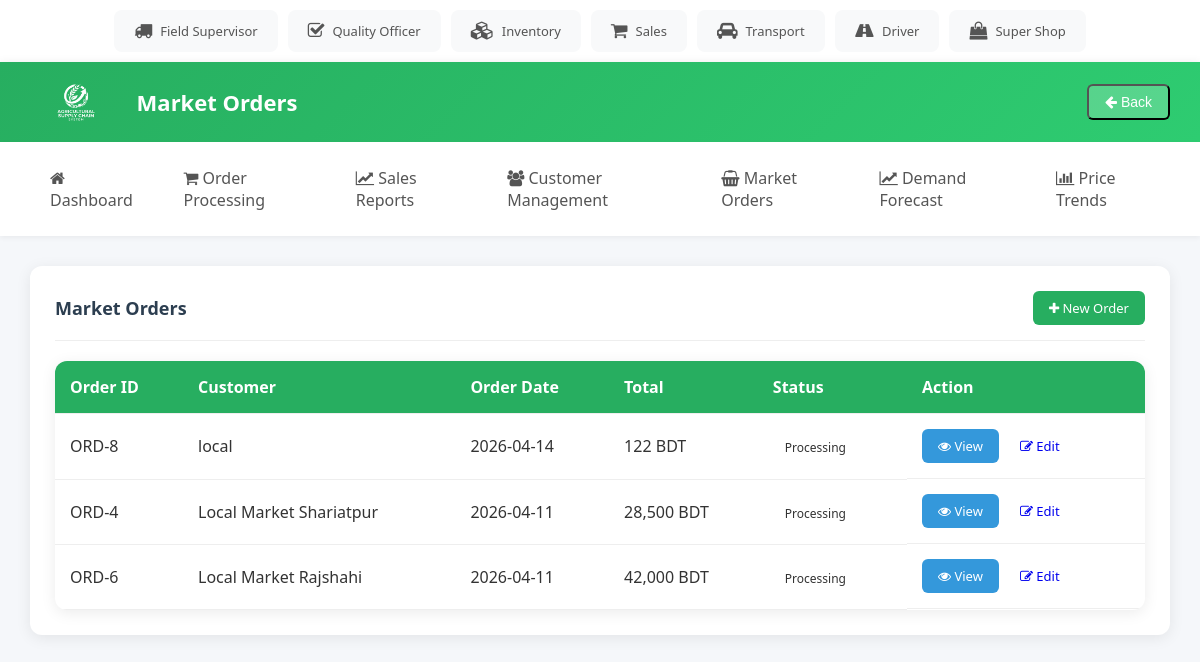
The page /sales_manager/market_orders.php on the database its author committed.
### tables this page shows
CREATE TABLE `Orders` (
  `order_id` int(11) NOT NULL,
  `customer_id` int(11) DEFAULT NULL,
  `sales_manager_id` int(11) DEFAULT NULL,
  `order_date` timestamp NOT NULL DEFAULT current_timestamp(),
  `status` enum('Pending','Verified','Processing','Shipped','Delivered') DEFAULT 'Pending',
  `total_amount` decimal(12,2) DEFAULT NULL
);

CREATE TABLE `Customers` (
  `customer_id` int(11) NOT NULL,
  `customer_name` varchar(100) NOT NULL,
  `customer_type` enum('Super Shop','Local Market') NOT NULL,
  `address` text DEFAULT NULL
);

### sales_manager/market_orders.php (the view, shortened to what this page needs)
<!DOCTYPE html>
<html lang="en">
  <head>
    <link rel="stylesheet" href="../style.css" />
    <link
      rel="stylesheet"
      href="https://cdnjs.cloudflare.com/ajax/libs/font-awesome/4.7.0/css/font-awesome.min.css"
    />
  </head>
  <body>
    <?php
    $marketOrders = [];
    try {
        $conn = new mysqli('localhost', 'root', '', 'dbms_scms');
        if (!$conn->connect_error) {
            $sql = "SELECT o.order_id, c.customer_name, o.total_amount, o.status, o.order_date
                    FROM Orders o
                    JOIN Customers c ON o.customer_id = c.customer_id
                    WHERE c.customer_type = 'Local Market'
                    ORDER BY o.order_date DESC";
            $result = $conn->query($sql);
            if ($result) {
                while ($row = $result->fetch_assoc()) {
                    $marketOrders[] = $row;
                }
            }
        }
    } catch (Exception $e) {
        $dbConnected = false;
    }
    ?>
    <main>
      <div class="card">
        <div class="card-header">
          <span class="card-title">Market Orders</span>
          <a href="add_market_order.php" class="btn btn-primary">
            <i class="fa fa-plus"></i> New Order
          </a>
        </div>
        <table>
          <tr>
            <th>Order ID</th>
            <th>Customer</th>
            <th>Order Date</th>
            <th>Total</th>
            <th>Status</th>
            <th>Action</th>
          </tr>
          <?php
          if (!empty($marketOrders)) {
              foreach ($marketOrders as $row) {
                  $statusClass = strtolower(str_replace(' ', '-', $row['status']));
                  $processBtn = '';
                  echo "<tr>
                          <td>ORD-{$row['order_id']}</td>
                          <td>{$row['customer_name']}</td>
                          <td>" . date('Y-m-d', strtotime($row['order_date'])) . "</td>
                          <td>" . number_format($row['total_amount'], 0) . " BDT</td>
                          <td><span class='status {$statusClass}'>{$row['status']}</span></td>
                          <td style='display: flex; gap: 5px;'>
                            <a href='view_market_order.php?order_id={$row['order_id']}' class='btn btn-info'><i class='fa fa-eye'></i> View</a>
                            <a href='update_market_order.php?order_id={$row['order_id']}' class='btn btn-warning'><i class='fa fa-edit'></i> Edit</a>
                            {$processBtn}
                          </td>
                        </tr>";
              }
          } else {
              echo "<tr><td colspan='6'>No market orders found</td></tr>";
          }
          ?>
        </table>
      </div>
    </main>
  </body>
</html>

### style.css (style rules this page uses)
* { box-sizing: border-box; }
body { margin: 0; font-family: 'Segoe UI', Tahoma, Geneva, Verdana, sans-serif; background: #f5f7fa; color: #333; }
.topbar { background: white; padding: 10px 20px; display: flex; justify-content: center; box-shadow: 0 2px 10px rgba(0,0,0,0.08); overflow-x: auto; }
.topbar-users { display: flex; gap: 10px; flex-wrap: nowrap; }
.topbar-user { display: flex; align-items: center; gap: 8px; padding: 10px 18px; background: #f8f9fa; border-radius: 8px; text-decoration: none; color: #555; font-size: 13px; font-weight: 500; white-space: nowrap; transition: all 0.3s; border: 2px solid transparent; }
.topbar-user i { font-size: 18px; }
header { background: linear-gradient(135deg, #27ae60, #2ecc71); color: white; padding: 15px 30px; display: flex; align-items: center; justify-content: space-between; box-shadow: 0 2px 10px rgba(0,0,0,0.1); }
header .header-left { display: flex; align-items: center; gap: 15px; }
header .logo { height: 50px; border-radius: 8px; }
header .title { font-size: 22px; font-weight: 600; }
header .back-btn { background: rgba(255,255,255,0.2); color: white; padding: 8px 16px; border-radius: 6px; text-decoration: none; font-size: 14px; transition: background 0.3s; }
nav { background: white; display: flex; gap: 10px; padding: 15px 30px; box-shadow: 0 2px 5px rgba(0,0,0,0.05); }
nav a { color: #555; padding: 10px 20px; text-decoration: none; font-weight: 500; border-radius: 6px; transition: all 0.3s ease; }
main { padding: 30px; }
.card { background: white; border-radius: 12px; padding: 25px; box-shadow: 0 3px 15px rgba(0,0,0,0.08); margin-bottom: 20px; }
.card-header { display: flex; justify-content: space-between; align-items: center; margin-bottom: 20px; padding-bottom: 15px; border-bottom: 1px solid #eee; }
.card-title { font-size: 18px; font-weight: 600; color: #2c3e50; }
table { width: 100%; border-collapse: collapse; background: white; border-radius: 12px; overflow: hidden; box-shadow: 0 3px 15px rgba(0,0,0,0.08); }
th, td { padding: 15px; text-align: left; border-bottom: 1px solid #eee; }
th { background: #27ae60; color: white; font-weight: 600; }
.status { padding: 5px 12px; border-radius: 20px; font-size: 12px; font-weight: 500; }
.btn { padding: 8px 16px; border: none; border-radius: 6px; font-size: 13px; font-weight: 500; cursor: pointer; transition: all 0.3s; text-decoration: none; display: inline-block; }
.btn-primary { background: #27ae60; color: white; }
.btn-info { background: #3498db; color: white; }

### rows shown on the page
orders: order_id "8", customer.customer_name "local", order_date "2026-04-14", total_amount "122", status "Processing"
orders: order_id "4", customer.customer_name "Local Market Shariatpur", order_date "2026-04-11", total_amount "28,500", status "Processing"
orders: order_id "6", customer.customer_name "Local Market Rajshahi", order_date "2026-04-11", total_amount "42,000", status "Processing"
